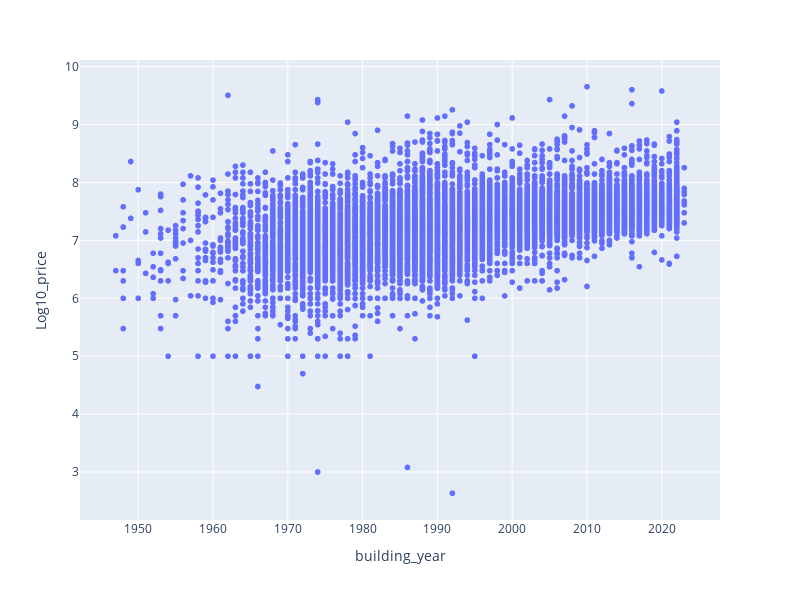

Notebook code for this chart:
### Code cell
query = 'building_type in ["ＲＣ", "ＳＲＣ", "鉄骨造", "木造"]'
fig = px.scatter(df.query(query), x='building_year', y='Log10_price', width=800, height=600)
fig.show()

### Figure 1 — Plotly figure (JSON) as saved in the notebook; plotly's stock layout.template omitted (floating-point values rounded to 4 significant figures; data arrays with more than 128 entries replaced by an {"elided": "..."} marker saying what was removed)
{"data": [{"hovertemplate": "building_year=%{x}<br>Log10_price=%{y}<extra></extra>", "legendgroup": "", "marker": {"color": "#636efa", "symbol": "circle"}, "mode": "markers", "name": "", "showlegend": false, "type": "scattergl", "x": {"elided": "14606 int values"}, "xaxis": "x", "y": {"elided": "14606 float values"}, "yaxis": "y"}], "layout": {"height": 600, "legend": {"tracegroupgap": 0}, "margin": {"t": 60}, "width": 800, "xaxis": {"anchor": "y", "domain": [0, 1], "title": {"text": "building_year"}}, "yaxis": {"anchor": "x", "domain": [0, 1], "title": {"text": "Log10_price"}}}}
